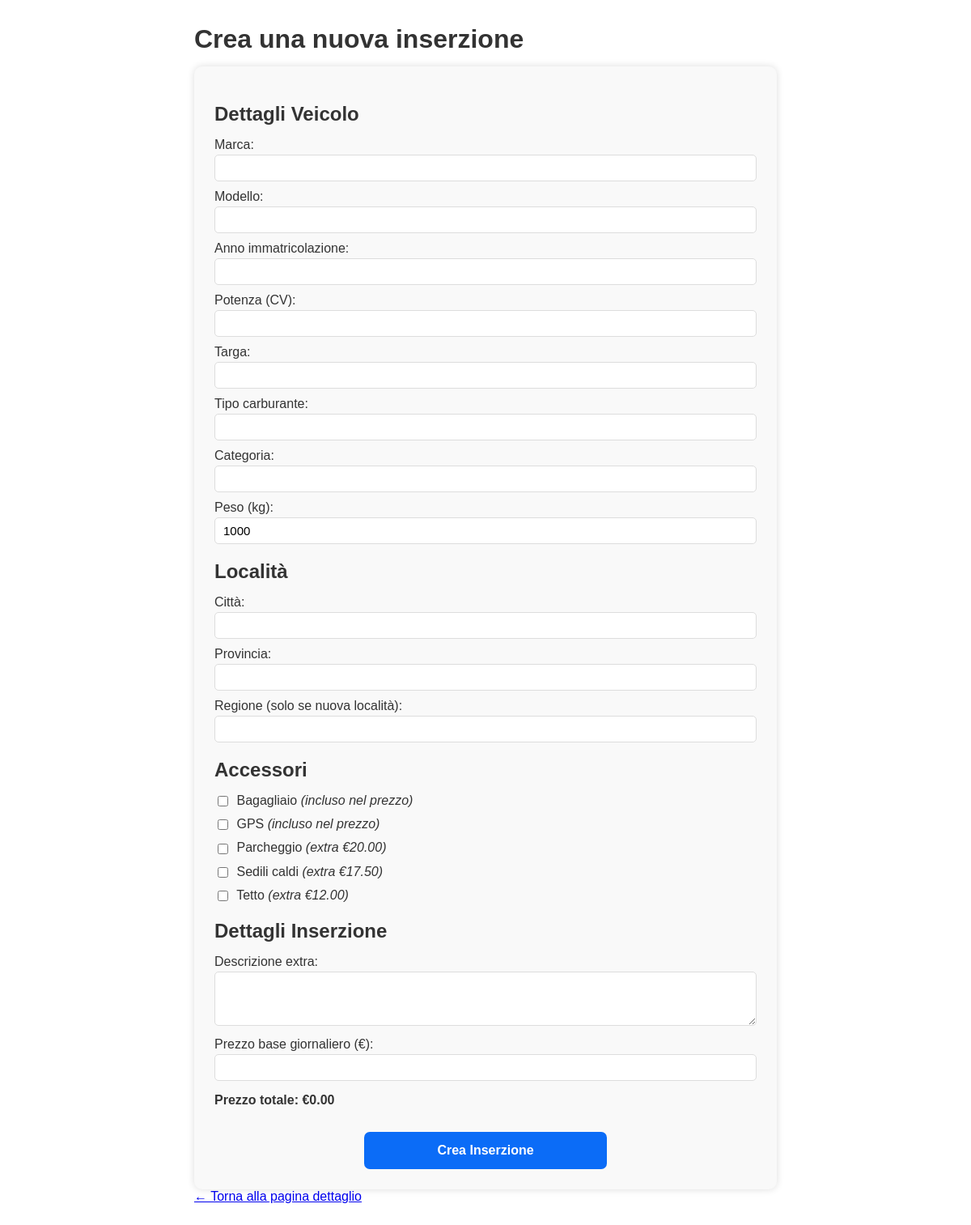
The app's page /pages/create_inserzione.php (signed in) with its own data.
### tables this page shows
CREATE TABLE ACCESSORIO (
    id_accessorio INT PRIMARY KEY AUTO_INCREMENT,
    descrizione TEXT,
    nome VARCHAR(50),
    id_inserzione INT,
    FOREIGN KEY (id_inserzione) REFERENCES INSERZIONE(id_inserzione) ON DELETE CASCADE
);

CREATE TABLE ACCESSORI_EXTRA (
    id_accessorio INT PRIMARY KEY,
    prezzo DECIMAL(10,2),
    FOREIGN KEY (id_accessorio) REFERENCES ACCESSORIO(id_accessorio) ON DELETE CASCADE
);

### pages/create_inserzione.php (the view, shortened to what this page needs)
<?php
require_once '../includes/db.php';
try {
    $stmt = $pdo->query("
        SELECT
          a.id_accessorio,
          a.nome,
          a.descrizione,
          ae.prezzo AS prezzo_extra,
          CASE WHEN ai.id_accessorio IS NOT NULL THEN 1 ELSE 0 END AS incluso
        FROM accessorio a
        LEFT JOIN accessori_extra ae ON a.id_accessorio = ae.id_accessorio
        LEFT JOIN accessori_inclusi ai ON a.id_accessorio = ai.id_accessorio
        ORDER BY a.nome
    ");
    $accessori = $stmt->fetchAll(PDO::FETCH_ASSOC);
} catch (PDOException $e) {
    $error = "Errore nel caricamento accessori: " . $e->getMessage();
}
?>
<!DOCTYPE html>
<html lang="it">
<head>
</head>
<body>
<h1>Crea una nuova inserzione</h1>
<form method="POST" autocomplete="off">
    <h2>Dettagli Veicolo</h2>
    <label>Marca:
        <input type="text" name="marca" required value="<?= isset($_POST['marca']) ? htmlspecialchars($_POST['marca']) : '' ?>">
    </label>
    <label>Modello:
        <input type="text" name="modello" required value="<?= isset($_POST['modello']) ? htmlspecialchars($_POST['modello']) : '' ?>">
    </label>
    <label>Anno immatricolazione:
        <input type="number" name="anno" min="1900" max="<?= date('Y') ?>" required value="<?= isset($_POST['anno']) ? (int)$_POST['anno'] : '' ?>">
    </label>
    <label>Potenza (CV):
        <input type="number" step="0.1" name="potenza" required value="<?= isset($_POST['potenza']) ? htmlspecialchars($_POST['potenza']) : '' ?>">
    </label>
    <label>Targa:
        <input type="text" name="targa" maxlength="7" required value="<?= isset($_POST['targa']) ? htmlspecialchars($_POST['targa']) : '' ?>">
    </label>
    <label>Tipo carburante:
        <input type="text" name="carburante" required value="<?= isset($_POST['carburante']) ? htmlspecialchars($_POST['carburante']) : '' ?>">
    </label>
    <label>Categoria:
        <input type="text" name="categoria" required value="<?= isset($_POST['categoria']) ? htmlspecialchars($_POST['categoria']) : '' ?>">
    </label>
    <label>Peso (kg):
        <input type="number" step="0.1" name="peso" required value="<?= isset($_POST['peso']) ? htmlspecialchars($_POST['peso']) : '1000' ?>">
    </label>
    <h2>Località</h2>
    <label>Città:
        <input type="text" name="citta" required value="<?= isset($_POST['citta']) ? htmlspecialchars($_POST['citta']) : '' ?>">
    </label>
    <label>Provincia:
        <input type="text" name="provincia" required value="<?= isset($_POST['provincia']) ? htmlspecialchars($_POST['provincia']) : '' ?>">
    </label>
    <label>Regione (solo se nuova località):
        <input type="text" name="regione" value="<?= isset($_POST['regione']) ? htmlspecialchars($_POST['regione']) : '' ?>">
    </label>
    <h2>Accessori</h2>
<?php if (!empty($accessori)): ?>
    <?php foreach ($accessori as $accessorio): ?>
    <div class="accessorio-item">
        <label>
            <input
                type="checkbox"
                name="accessori[]"
                value="<?= $accessorio['id_accessorio'] ?>"
                <?php if (isset($_POST['accessori']) && in_array($accessorio['id_accessorio'], $_POST['accessori'])) echo 'checked'; ?>
            >
            <?= htmlspecialchars($accessorio['nome']) ?>
            <?php if ($accessorio['incluso']): ?>
                <em>(incluso nel prezzo)</em>
            <?php elseif (!$accessorio['incluso'] && $accessorio['prezzo_extra'] !== null): ?>
                <em>(extra €<?= number_format($accessorio['prezzo_extra'], 2) ?>)</em>
            <?php endif; ?>
        </label>
    </div>
    <?php endforeach; ?>
<?php else: ?>
    <p>Nessun accessorio disponibile.</p>
<?php endif; ?>
    <h2>Dettagli Inserzione</h2>
    <label>Descrizione extra:
        <textarea name="extra_descrizione" rows="3"><?= isset($_POST['extra_descrizione']) ? htmlspecialchars($_POST['extra_descrizione']) : '' ?></textarea>
    </label>
    <label>Prezzo base giornaliero (€):
        <input type="number" step="0.01" name="prezzo_giornaliero" required value="<?= isset($_POST['prezzo_giornaliero']) ? htmlspecialchars($_POST['prezzo_giornaliero']) : '' ?>">
    </label>
    <div id="prezzo-totale" style="margin-top:15px; font-weight: bold;">
    Prezzo totale: €<span id="totale">0.00</span>
</div>
    <button type="submit">Crea Inserzione</button>
</form>
<a href="../index.php">&larr; Torna alla pagina dettaglio</a>
</body>
</html>

### pages/create_inserzione.php (style rules this page uses)
body { font-family: Arial, sans-serif; background: #fff; color: #333; margin: 30px auto; max-width: 720px; padding: 0 20px; }
h1, h2 { font-weight: 600; margin-bottom: 15px; }
form { background: #f9f9f9; border-radius: 10px; padding: 25px; box-shadow: 0 0 10px #ddd; }
label { display: block; margin-bottom: 10px; font-weight: 500; }
input[type="text"], input[type="number"], textarea { font-size: 15px; border: 1px solid #ddd; border-radius: 5px; padding: 7px 10px; margin-top: 3px; width: 100%; box-sizing: border-box; font-family: Arial, sans-serif; resize: vertical; }
textarea { min-height: 60px; }
input[type="checkbox"] { margin-right: 6px; vertical-align: middle; }
button { display: block; background-color: #0b6cf7; border: none; border-radius: 7px; color: white; padding: 14px 25px; font-size: 16px; font-weight: 700; margin: 30px auto 0 auto; cursor: pointer; width: 100%; max-width: 300px; transition: background-color 0.3s ease; }
.accessorio-item { margin-bottom: 6px; }

### records on screen
accessorio: nome "Bagagliaio", shows "(incluso nel prezzo)"
accessorio: nome "GPS", shows "(incluso nel prezzo)"
accessori_extra: id_accessorio.nome "Parcheggio", prezzo "20.00"
accessori_extra: id_accessorio.nome "Sedili caldi", prezzo "17.50"
accessori_extra: id_accessorio.nome "Tetto", prezzo "12.00"
